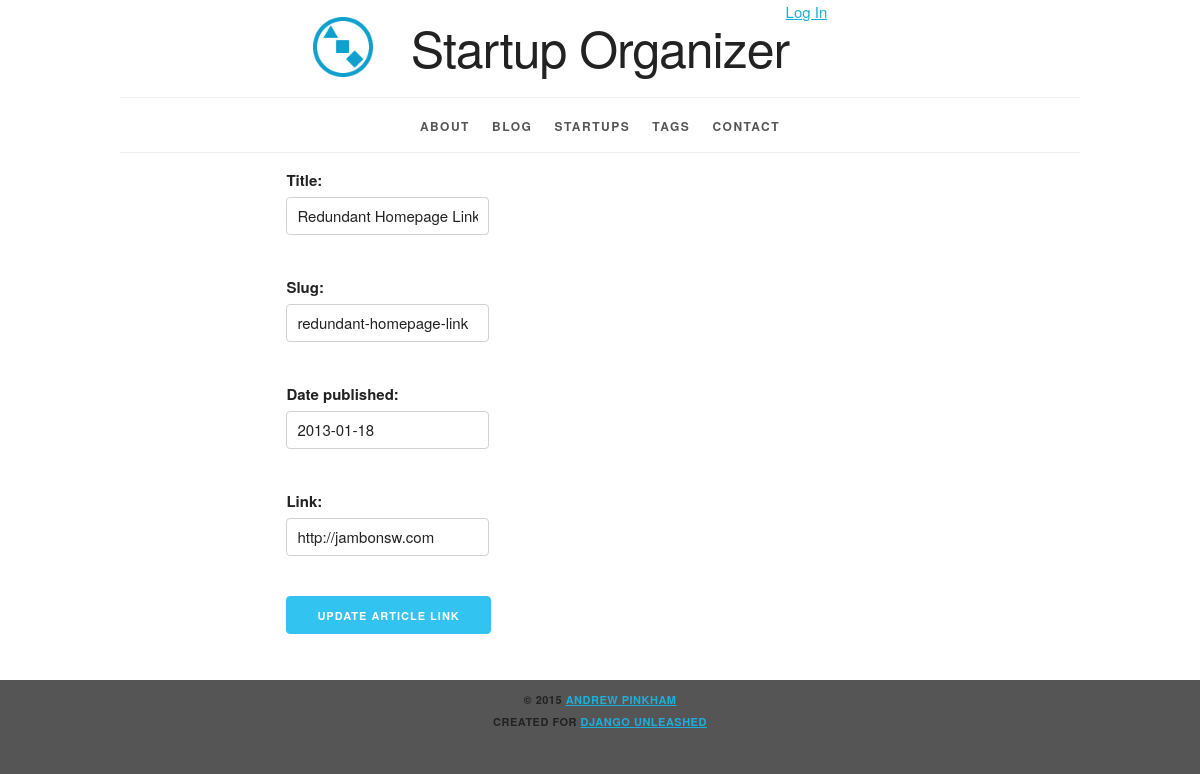
The app's page /startup/jambon-software/redundant-homepage-link/update/ with its own data.
### organizer/models.py (models this page shows, shortened)
class NewsLink(models.Model):
    title = models.CharField(max_length=63)
    slug = models.SlugField(max_length=63)
    pub_date = models.DateField('date published')
    link = models.URLField(max_length=255)
    startup = models.ForeignKey(Startup)
    class Meta:
        verbose_name = 'news article'
        ordering = ['-pub_date']
        get_latest_by = 'pub_date'
        unique_together = ('slug', 'startup')
    def get_update_url(self):
        return reverse(
            'organizer_newslink_update',
            kwargs={
                'startup_slug': self.startup.slug,
                'newslink_slug': self.slug})

### organizer/views.py (the view)
class NewsLinkUpdate(
        NewsLinkGetObjectMixin,
        StartupContextMixin,
        UpdateView):
    form_class = NewsLinkForm
    model = NewsLink
    slug_url_kwarg = 'newslink_slug'

### organizer/forms.py
class NewsLinkForm(
        SlugCleanMixin, forms.ModelForm):
    class Meta:
        model = NewsLink
        fields = '__all__'
        widgets = {'startup': HiddenInput()}

### organizer/utils.py (called while the page is built)
    def get_object(self, queryset=None):
        startup_slug = self.kwargs.get(
            self.startup_slug_url_kwarg)
        newslink_slug = self.kwargs.get(
            self.slug_url_kwarg)
        return get_object_or_404(
            NewsLink,
            slug__iexact=newslink_slug,
            startup__slug__iexact=startup_slug)

    def get_context_data(self, **kwargs):
        startup_slug = self.kwargs.get(
            self.startup_slug_url_kwarg)
        startup = get_object_or_404(
            Startup, slug__iexact=startup_slug)
        context = {
            self.startup_context_object_name:
                startup,
        }
        context.update(kwargs)
        return super().get_context_data(**context)

### organizer/templates/organizer/newslink_form_update.html (shortened to what this page needs)
{% extends parent_template|default:"organizer/base_organizer.html" %}
{% block content %}
  <div class="row">
    <div class="offset-by-two eight columns">
      <form
          action="{{ newslink.get_update_url }}"
          method="post">
        {{ form.as_p }}
        <button
            class="button-primary"
            type="submit">
          Update Article Link</button>
      </form>
    </div>
  </div>
{% endblock %}

### static/site/skeleton.css (style rules this page uses)
.column, .columns { width: 100%; float: left; box-sizing: border-box; }
@media (min-width: 550px) { .column, .columns { margin-left: 4%; } }
@media (min-width: 550px) { .column:first-child, .columns:first-child { margin-left: 0; } }
@media (min-width: 550px) { .eight.columns { width: 65.3333333333%; } }
@media (min-width: 550px) { .offset-by-two.column, .offset-by-two.columns { margin-left: 17.3333333333%; } }
html { font-size: 62.5%; }
body { font-size: 1.5em; line-height: 1.6; font-weight: 400; font-family: "Raleway", "HelveticaNeue", "Helvetica Neue", Helvetica, Arial, sans-serif; color: #222; }
p { margin-top: 0; }
.button, button, input[type="submit"], input[type="reset"], input[type="button"] { display: inline-block; height: 38px; padding: 0 30px; color: #555; text-align: center; font-size: 11px; font-weight: 600; line-height: 38px; letter-spacing: .1rem; text-transform: uppercase; text-decoration: none; white-space: nowrap; background-color: transparent; border-radius: 4px; border: 1px solid #bbb; cursor: pointer; box-sizing: border-box; }
.button.button-primary, button.button-primary, input[type="submit"].button-primary, input[type="reset"].button-primary, input[type="button"].button-primary { color: #FFF; background-color: #33C3F0; border-color: #33C3F0; }
input[type="email"], input[type="number"], input[type="search"], input[type="text"], input[type="tel"], input[type="url"], input[type="password"], textarea, select { height: 38px; padding: 6px 10px; background-color: #fff; border: 1px solid #D1D1D1; border-radius: 4px; box-shadow: none; box-sizing: border-box; }
input[type="email"], input[type="number"], input[type="search"], input[type="text"], input[type="tel"], input[type="url"], input[type="password"], textarea { -webkit-appearance: none; -moz-appearance: none; appearance: none; }
label, legend { display: block; margin-bottom: .5rem; font-weight: 600; }
button, .button { margin-bottom: 1rem; }
input, textarea, select, fieldset { margin-bottom: 1.5rem; }
pre, blockquote, dl, figure, table, p, ul, ol, form { margin-bottom: 2.5rem; }
.container:after, .row:after, .u-cf { content: ""; display: table; clear: both; }

### static/site/style.css (style rules this page uses)
html { height: 100%; background-color: #555; }
body { background-color: white; }

### records on screen
NewsLink: title "Redundant Homepage Link", slug "redundant-homepage-link", pub_date "2013-01-18", link "http://jambonsw.com"
